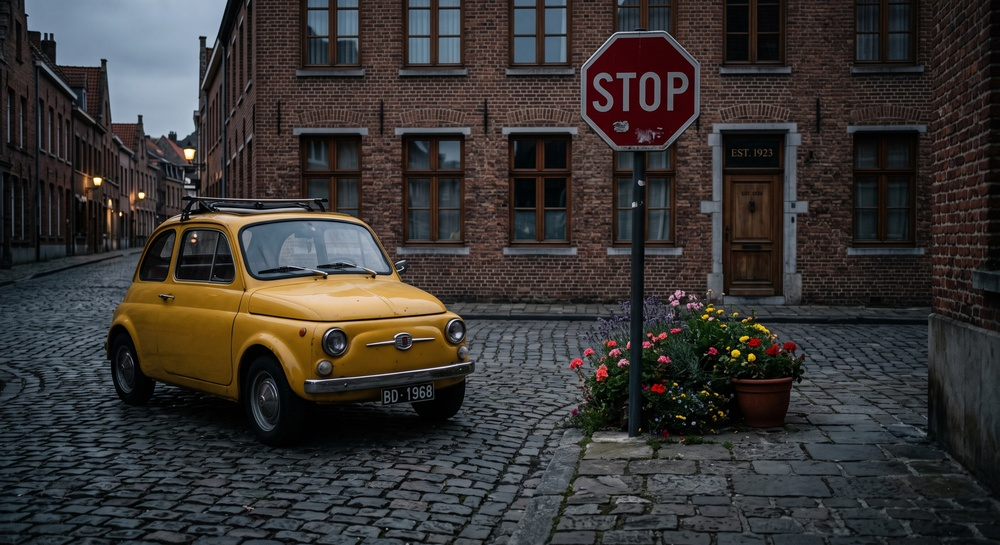
#> input picture les TP VO/image.jpg, 1000 x 545 px, shrunk from 2816 x 1536 before the run
$ jupyter execute Untitled.ipynb
#> lines starting #> are read from the running program, lines starting #| are printed output that depends on the picture
[cell 1]
import cv2
import numpy as np
import matplotlib.pyplot as plt

from sklearn.cluster import KMeans
from sklearn.mixture import GaussianMixture
import skfuzzy as fuzz

image = cv2.imread("image.jpg")
#> image is the input picture: shape (545, 1000, 3); mean B, G, R 51.5, 53.2, 56.2

if image is None:
    raise ValueError("Impossible de charger l'image.")

image = cv2.cvtColor(image, cv2.COLOR_BGR2RGB)

plt.figure(figsize=(8, 5))
plt.imshow(image)
plt.title("Image originale")
plt.axis("off")
plt.show()

print("Dimensions :", image.shape)
#| Dimensions : (545, 1000, 3)

[cell 2]
pixels = image.reshape((-1, 3))
pixels = np.float32(pixels)

print("Nombre de pixels :", pixels.shape[0])
#| Nombre de pixels : 545000
print("Nombre de caractéristiques :", pixels.shape[1])
#| Nombre de caractéristiques : 3

[cell 3]
k = 3

kmeans = KMeans(
    n_clusters=k,
    random_state=42,
    n_init=10
)

labels_kmeans = kmeans.fit_predict(pixels)
centres = np.uint8(kmeans.cluster_centers_)

image_kmeans = centres[labels_kmeans]
image_kmeans = image_kmeans.reshape(image.shape)
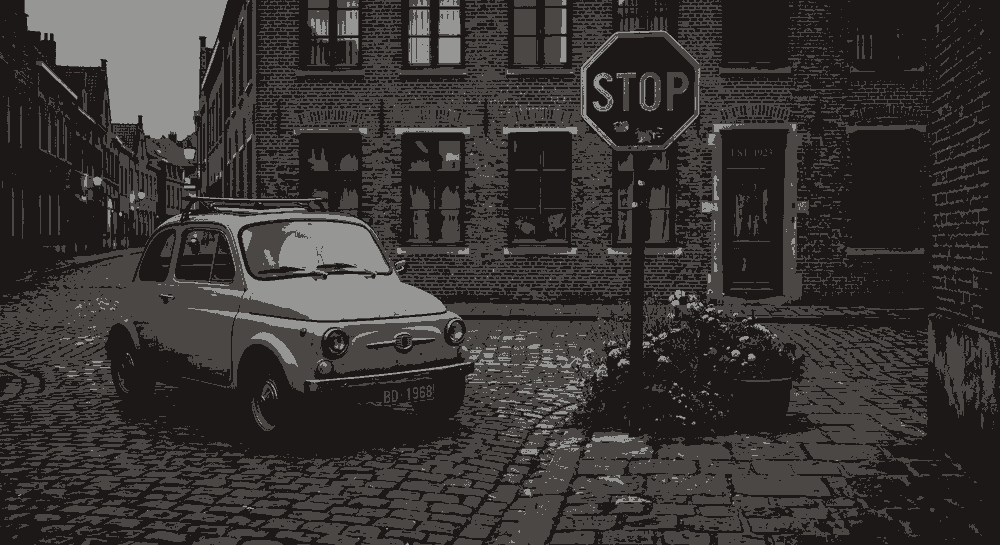
#> image_kmeans: shape (545, 1000, 3); mean R, G, B 55.7, 52.4, 50.9

plt.figure(figsize=(12, 5))
plt.subplot(1, 2, 1)
plt.imshow(image)
plt.title("Image originale")
plt.axis("off")

plt.subplot(1, 2, 2)
plt.imshow(image_kmeans)
plt.title("Segmentation K-Means (K=3)")
plt.axis("off")
plt.show()
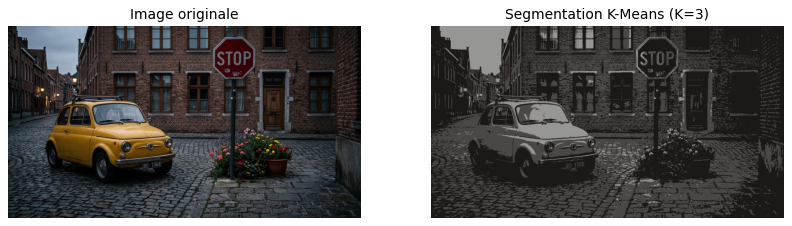
#> figure drawn by matplotlib, 2 panels

[cell 4]
valeurs_k = [2, 3, 5, 8]

plt.figure(figsize=(14, 8))
for i, k in enumerate(valeurs_k):
    modele = KMeans(n_clusters=k, random_state=42, n_init=10)
    labels = modele.fit_predict(pixels)
    centres = np.uint8(modele.cluster_centers_)
